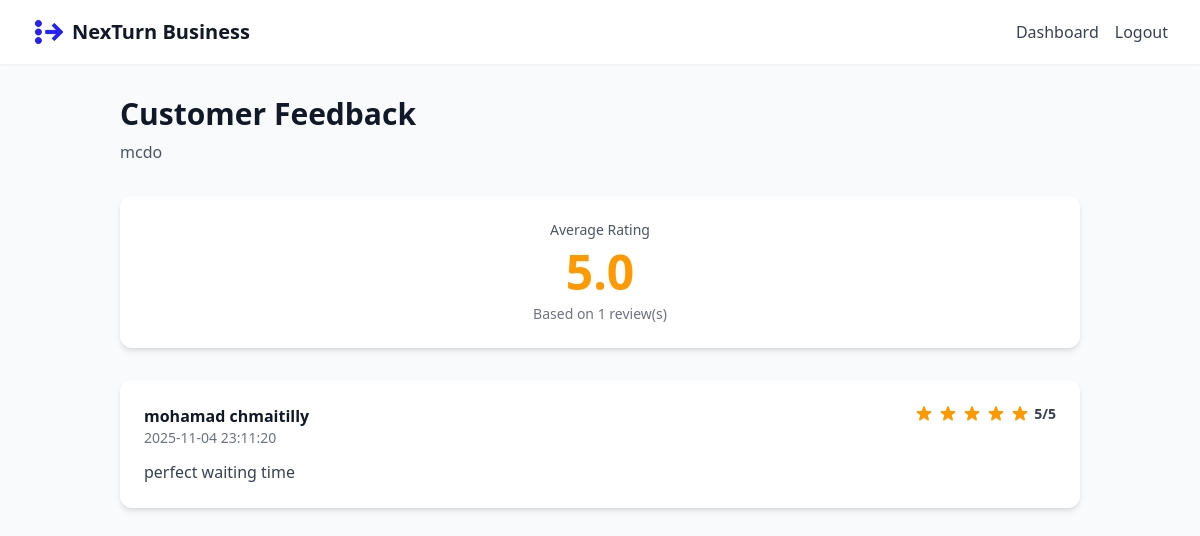
Page /business/1/feedback-list (signed in) on the committed database.
### tables this page shows
CREATE TABLE businesses (
            id INTEGER PRIMARY KEY AUTOINCREMENT,
            name TEXT NOT NULL,
            description TEXT,
            category TEXT,
            address TEXT,
            owner_id INTEGER,
            created_at TIMESTAMP DEFAULT CURRENT_TIMESTAMP,
            FOREIGN KEY (owner_id) REFERENCES users(id)
        );

CREATE TABLE feedback (
            id INTEGER PRIMARY KEY AUTOINCREMENT,
            user_id INTEGER NOT NULL,
            business_id INTEGER NOT NULL,
            rating INTEGER,
            comment TEXT,
            created_at TIMESTAMP DEFAULT CURRENT_TIMESTAMP,
            FOREIGN KEY (user_id) REFERENCES users(id),
            FOREIGN KEY (business_id) REFERENCES businesses(id)
        );

CREATE TABLE users (
            id INTEGER PRIMARY KEY AUTOINCREMENT,
            full_name TEXT NOT NULL,
            email TEXT NOT NULL UNIQUE,
            password_hash TEXT NOT NULL,
            organization TEXT
        );

### app.py (the view)
@app.route('/business/<int:business_id>/feedback-list')
def view_feedback(business_id):
    if not require_login():
        return redirect(url_for('login'))
    conn = sqlite3.connect(DB_PATH)
    cur = conn.cursor()
    cur.execute("SELECT owner_id, name FROM businesses WHERE id = ?", (business_id,))
    row = cur.fetchone()
    if not row or row[0] != session.get('user_id'):
        flash('Unauthorized access', 'error')
        return redirect(url_for('home'))
    business_name = row[1]
    cur.execute("""
        SELECT f.id, f.rating, f.comment, f.created_at, u.full_name
        FROM feedback f
        JOIN users u ON f.user_id = u.id
        WHERE f.business_id = ?
        ORDER BY f.created_at DESC
    """, (business_id,))
    feedback_list = [{'id': row[0], 'rating': row[1], 'comment': row[2],
                      'created_at': row[3], 'user_name': row[4]}
                     for row in cur.fetchall()]
    avg_rating = sum(f['rating'] for f in feedback_list) / len(feedback_list) if feedback_list else 0
    conn.close()
    return render_template('feedback_list.html', feedback=feedback_list,
                          avg_rating=round(avg_rating, 1), business_name=business_name,
                          business_id=business_id)

### app.py (called while the page is built)
def require_login():
    return 'user_id' in session

### templates/feedback_list.html (shortened to what this page needs)
<!DOCTYPE html>
<html lang="en">
<head>
    <script src="https://cdn.tailwindcss.com"></script>
</head>
<body class="bg-gray-50">
    <nav class="bg-white shadow-sm">
        <div class="max-w-7xl mx-auto px-4 sm:px-6 lg:px-8">
            <div class="flex justify-between h-16">
                <div class="flex items-center space-x-2">
                    <img src="{{ url_for('static', filename='logo.png') }}" alt="NexTurn" class="h-8 w-8"/>
                    <span class="text-xl font-bold text-gray-900">NexTurn Business</span>
                </div>
                <div class="flex items-center space-x-4">
                    <a href="{{ url_for('business_dashboard') }}" class="text-gray-700 hover:text-primary">Dashboard</a>
                    <a href="{{ url_for('logout') }}" class="text-gray-700 hover:text-accent1">Logout</a>
                </div>
            </div>
        </div>
    </nav>
    <div class="max-w-5xl mx-auto px-4 sm:px-6 lg:px-8 py-8">
        <div class="mb-8">
            <h1 class="text-3xl font-bold text-gray-900">Customer Feedback</h1>
            <p class="text-gray-600 mt-2">{{ business_name }}</p>
        </div>
        <div class="bg-white rounded-xl shadow-md p-6 mb-8">
            <div class="text-center">
                <p class="text-sm text-gray-600 mb-2">Average Rating</p>
                <p class="text-5xl font-bold text-accent2">{{ avg_rating }}</p>
                <p class="text-sm text-gray-500 mt-2">Based on {{ feedback|length }} review(s)</p>
            </div>
        </div>
        {% if feedback %}
            <div class="space-y-4">
                {% for item in feedback %}
                <div class="bg-white rounded-xl shadow-md p-6">
                    <div class="flex items-start justify-between mb-3">
                        <div>
                            <p class="font-semibold text-gray-900">{{ item.user_name }}</p>
                            <p class="text-sm text-gray-500">{{ item.created_at }}</p>
                        </div>
                        <div class="flex items-center space-x-1">
                            {% for i in range(1, 6) %}
                                <svg class="w-5 h-5 {% if i <= item.rating %}text-accent2{% else %}text-gray-300{% endif %}" fill="currentColor" viewBox="0 0 20 20">
                                    <path d="M9.049 2.927c.3-.921 1.603-.921 1.902 0l1.07 3.292a1 1 0 00.95.69h3.462c.969 0 1.371 1.24.588 1.81l-2.8 2.034a1 1 0 00-.364 1.118l1.07 3.292c.3.921-.755 1.688-1.54 1.118l-2.8-2.034a1 1 0 00-1.175 0l-2.8 2.034c-.784.57-1.838-.197-1.539-1.118l1.07-3.292a1 1 0 00-.364-1.118L2.98 8.72c-.783-.57-.38-1.81.588-1.81h3.461a1 1 0 00.951-.69l1.07-3.292z"></path>
                                </svg>
                            {% endfor %}
                            <span class="ml-2 text-sm font-semibold text-gray-700">{{ item.rating }}/5</span>
                        </div>
                    </div>
                    {% if item.comment %}
                        <p class="text-gray-700">{{ item.comment }}</p>
                    {% else %}
                        <p class="text-gray-400 italic">No comment provided</p>
                    {% endif %}
                </div>
                {% endfor %}
            </div>
        {% else %}
            <div class="text-center py-12 bg-white rounded-xl shadow-md">
                <p class="text-gray-500 text-lg">No feedback yet</p>
                <p class="text-sm text-gray-400 mt-2">Customer reviews will appear here</p>
            </div>
        {% endif %}
    </div>
</body>
</html>

### rows in the picture
businesses: name "mcdo"
feedback: user_name "mohamad chmaitilly", created_at "2025-11-04 23:11:20", rating "5", comment "perfect waiting time"

### other values in the picture
{{ avg_rating }} "5.0"
{{ feedback|length }} "1"
